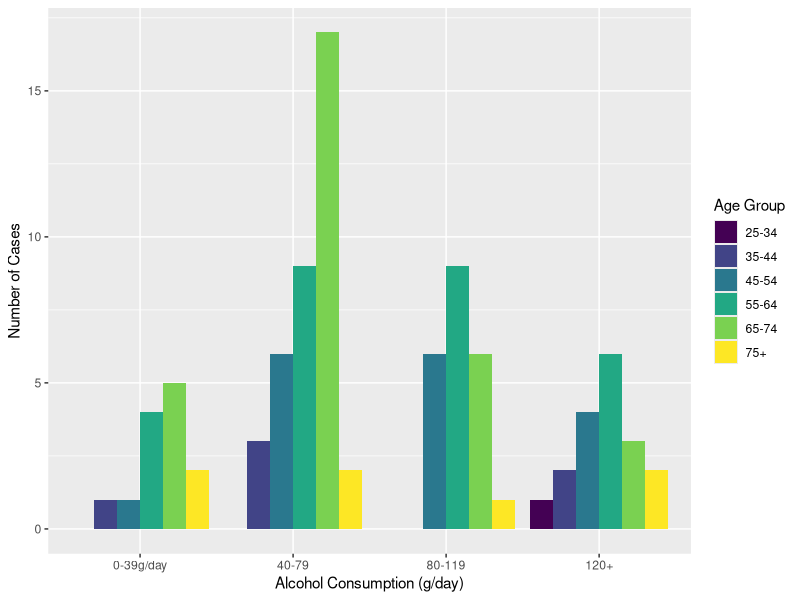

The R script that drew this image:
## Load Libraries
library(tidyverse)
library(ggplot2)

## Demo Data
#Use built in R datasets, esoph. Data from a case-control study of esophageal cancer in Ille-et-Vilaine, France
#Is a data frame with records of 88 indvidals with their alcohol and tobacco status, and how many cases of noncases in each combination catorgey
data("esoph")
summary(esoph)

## Demo Question:
#Which age group has the highest number of alcohol consumption that are cases?
  
### Base R code example 
case_df1a <- esoph[c("agegp","alcgp","ncases")] #select variables 
case_df1b <- case_df1a[order(case_df1a$ncases, decreasing = TRUE),] #reorder in decreasing 
head(case_df1b,row.names = F)

### Tidyverse R code example 
case_df2 <- esoph  %>% select(c(agegp,alcgp,ncases)) %>% arrange(desc(ncases)) 
head(case_df2)

#The number of cases in each Alcohol group by ages 
ggplot(case_df2,aes(x=alcgp, y=ncases, fill=agegp)) +
        geom_bar(position="dodge", stat="identity") +
        xlab("Alcohol Consumption (g/day)") + ylab("Number of Cases") +
        labs(fill = "Age Group")




